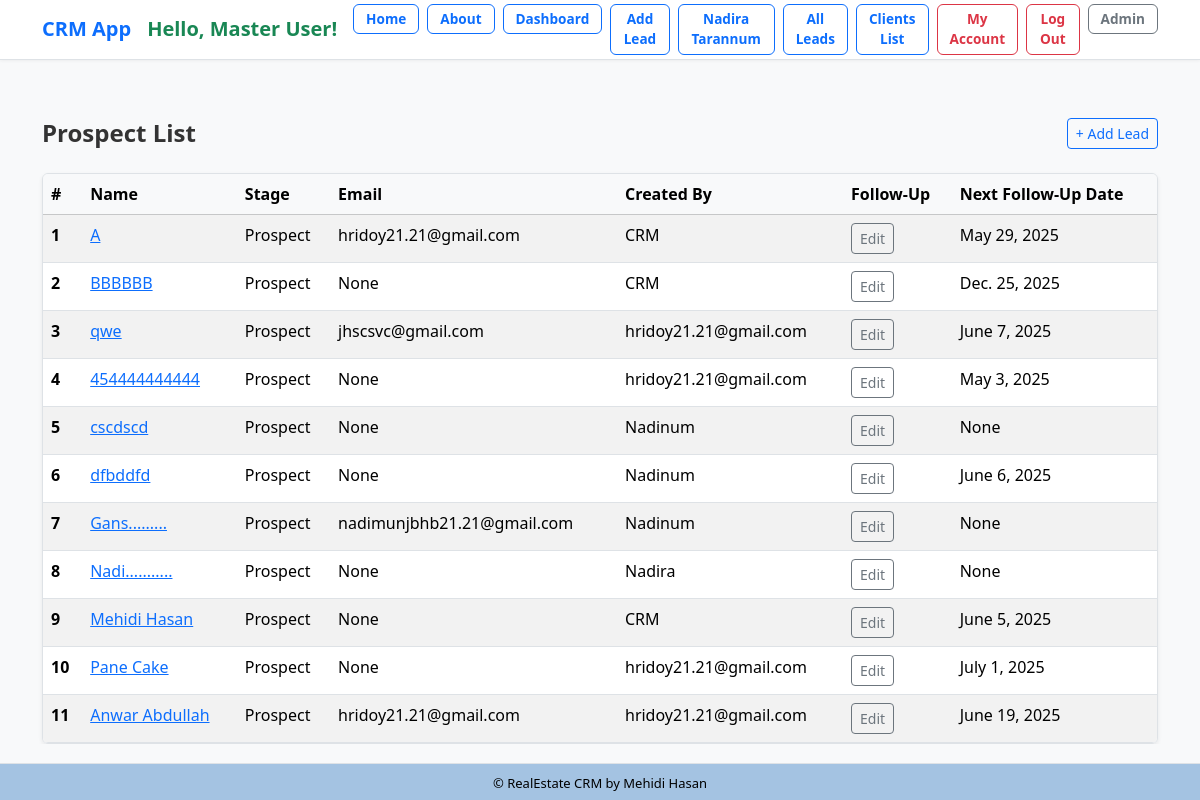
Before: /leads/prospect/ (signed in) with the older database file.
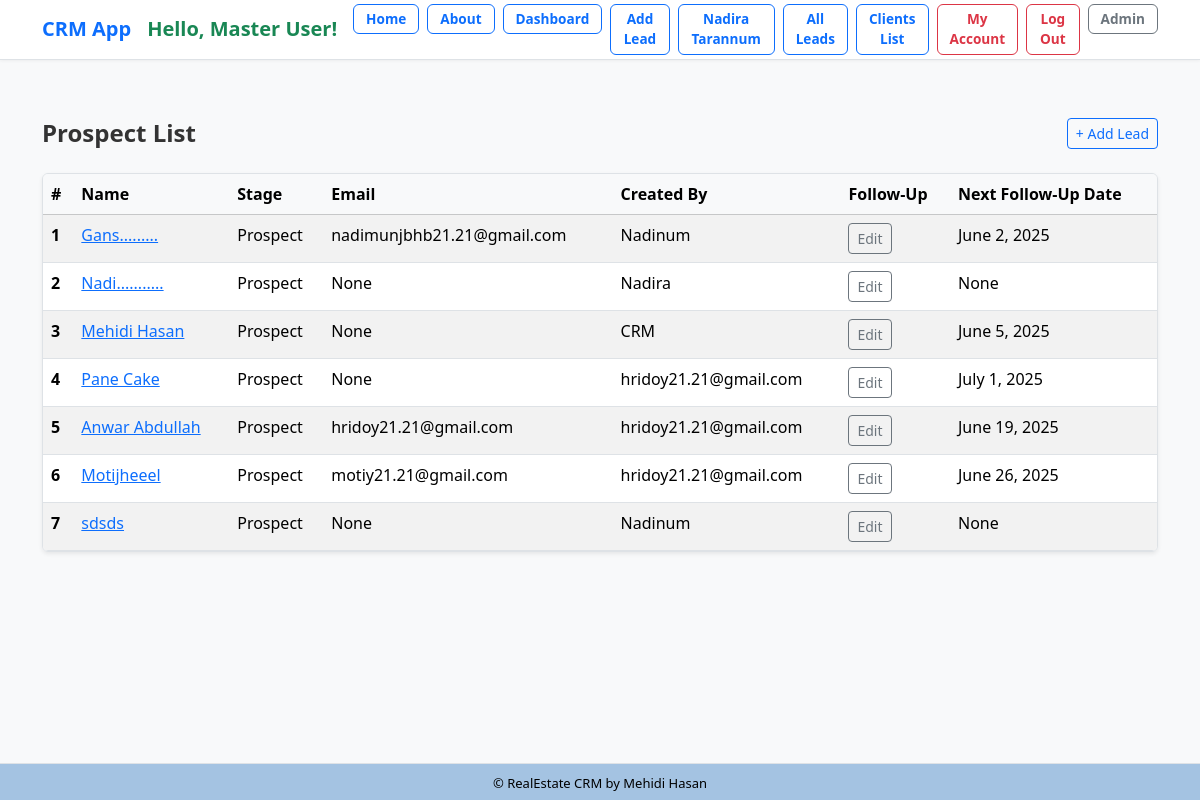
After: the same page with the newer database file.
### lead/models.py (models this page shows, shortened)
class Lead(models.Model):
    LEAD_STAGE_CHOICES = (
        ('lead', 'Lead'),
        ('prospect', 'Prospect'),
        ('high_prospect', 'High Prospect'),
        ('sold_onboard', 'Sold/On-board'),
        ('hold', 'Hold'),
        ('lost', 'Lost'),
        ('junk', 'Junk'),
    )
    PROFESSION_CHOICES = (
        ('doctor', 'Doctor'),
        ('artist', 'Artist'),
        ('engineer', 'Engineer'),
        ('teacher', 'Teacher'),
        ('student', 'Student'),
        ('other', 'Other'),
    )
    PROJECT_CHOICES = (
        ('grand', 'Grand'),
        ('majestic', 'Majestic'),
        ('skyvilla', 'Skyvilla'),
        ('maxus', 'Maxus'),
        ('other', 'Other'),
    )
    PROPERTY_STATUS_CHOICES = (
        ('ready', 'Ready'),
        ('initial', 'Initial'),
        ('going', 'Going'),
    )
    PREFERRED_LOCATION_CHOICES = (
        ('banani', 'Banani'),
        ('gulshan', 'Gulshan'),
        ('badda', 'Badda'),
        ('dhanmondi', 'Dhanmondi'),
        ('other', 'Other'),
    )
    COMPANY_CHOICES = (
        ('rupayanhousing', 'Rupayan Housing'),
        ('rupayancityuttara', 'Rupayan City Uttara'),
        ('other', 'Other'),
    )
    INTERESTED_PROJECT_BUILDING_CHOICES = (
        ('grand-building-12', 'Grand Building 12'),
        ('majestic-building-5', 'Majestic Building 5'),
        ('skyvilla-building-3', 'Skyvilla Building 3'),
        ('maxus-building-8', 'Maxus Building 8'),
        ('other', 'Other'),
    )
    UNIT_SIZE_CHOICES = (
        ('2000-2500', '2000-2500 sqft'),
        ('200-300', '200-300 sqft'),
        ('300-400', '300-400 sqft'),
        ('2500-3000', '2500-3000 sqft'),
        ('3000-3500', '3000-3500 sqft'),
        ('3500-4000', '3500-4000 sqft'),
        ('4000+', '4000+ sqft'),
        ('other', 'Other'),
    )
    PREFERENCE_FLOOR = (
        ('1st', '1st Floor'),
        ('2nd', '2nd Floor'),
        ('3rd', '3rd Floor'),
        ('4th', '4th Floor'),
        ('5th', '5th Floor'),
        ('6th', '6th Floor'),
        ('7th', '7th Floor'),
        ('8th', '8th Floor'),
        ('9th', '9th Floor'),
        ('10th', '10th Floor'),
        ('11th', '11th Floor'),
        ('12th', '12th Floor'),
        ('13th', '13th Floor'),
        ('14th', '14th Floor'),
        ('15th', '15th Floor'),
    )
    FACING_CHOICES = (
        ('east', 'East'),
        ('west', 'West'),
        ('north', 'North'),
        ('south', 'South'),
        ('north-east', 'North-East'),
        ('north-west', 'North-West'),
        ('south-east', 'South-East'),
        ('south-west', 'South-West'),
        ('other', 'Other'),
    )
    VIEW_CHOICES = (
        ('road', 'Road'),
        ('park', 'Park'),
        ('lake', 'Lake'),
        ('city', 'City'),
        ('other', 'Other'),
    )
    BUDGET_CHOICES = (
        ('less-than-50-lakh', 'Less than 50 Lakh'),
        ('less-than-1-crore', 'Less than 1 Crore'),
        ('1-crore-to-2-crore', '1 Crore to 2 Crore'),
        ('2-crore-to-3-crore', '2 Crore to 3 Crore'),
        ('3-crore-to-4-crore', '3 Crore to 4 Crore'),
        ('4-crore-to-5-crore', '4 Crore to 5 Crore'),
        ('more-than-5-crore', 'More than 5 Crore'),
        ('other', 'Other'),
    )
    LEAD_SOURCE_CHOICES = (
        ('sgl', 'SGL'),
        ('walkin', 'Walk-in'),
        ('other', 'Other'),
    )
    SUB_SOURCE_CHOICES = (
        ('ownsource', 'Own Source'),
        ('referral', 'Referral'),
        ('doorto-door', 'Door to Door'),
        ('social-media', 'Social Media'),
        ('online-advertisement', 'Online Advertisement'),
        ('other', 'Other'),
    )
    TEAM_LEADER_CHOICES = (
        ('iktadul', 'Iktadul'),
        ('salman', 'Salman'),
        ('other', 'Other'),
    )
    FOLLOWUP_STATUS_CHOICES = (
        ('call', 'Call'),
        ('email', 'Email'),
        ('int Meeting', 'Int Meeting'),
        ('Ext Meeting', 'Ext Meeting'),
        ('project visit', 'Project Visit'),
        ('sold', 'Sold'),
        ('onboard', 'On-board'),
        ('junk', 'Junk'),
    )
    name = models.CharField("Name", max_length=50)
    team = models.ForeignKey(Team, on_delete=models.CASCADE, null=True, blank=True)
    phone = models.CharField(
    "Phone",
        max_length=11,
        unique=True,
        validators=[
            RegexValidator(
                regex=r'^\d{11}$',
                message='Phone number must contain only numbers.',
                code='invalid_phone'
            )
        ]
    )
    present_address = models.CharField("Present Address", max_length=20, choices=PREFERRED_LOCATION_CHOICES, blank=True, null=True)
    primaryemail = models.EmailField("Primary Email", blank=True, null=True)
    secondaryemail = models.EmailField("Secondary Email", blank=True, null=True)
    profession = models.CharField("Profession", max_length=20, choices=PROFESSION_CHOICES, blank=True, null=True)
    resident = models.CharField("Resident", max_length=100, blank=True, null=True)
    notes = models.TextField("Notes", blank=True, null=True)
    projecttype = models.CharField("Project Type", max_length=20, choices=PROJECT_CHOICES, blank=True, null=True)
    projectstatus = models.CharField("Project Status", max_length=20, choices=PROPERTY_STATUS_CHOICES, default='ready', blank=True, null=True)
    preferred_location = models.CharField("Preferred Location", max_length=20, choices=PREFERRED_LOCATION_CHOICES, blank=True, null=True)
    company = models.CharField("Company", max_length=20, choices=COMPANY_CHOICES, default="rupayancityuttara", null=True)
    interested_project_building = models.CharField("Interested Project Building", max_length=30, choices=INTERESTED_PROJECT_BUILDING_CHOICES, blank=True, null=True)
    unit_size = models.CharField("Unit Size", max_length=20, choices=UNIT_SIZE_CHOICES, blank=True, null=True)
    preference_floor = models.CharField("Preference Floor", max_length=20, choices=PREFERENCE_FLOOR, blank=True, null=True)
    facing = models.CharField("Facing", max_length=20, choices=FACING_CHOICES, blank=True, null=True)
    view = models.CharField("View", max_length=20, choices=VIEW_CHOICES, blank=True, null=True)
    budget = models.CharField("Budget", max_length=20, choices=BUDGET_CHOICES, blank=True, null=True)
    leadsource = models.CharField("Lead Source", max_length=20, choices=LEAD_SOURCE_CHOICES, default='sgl', blank=True, null=True)
    subsource = models.CharField("Sub Source", max_length=20, choices=SUB_SOURCE_CHOICES, default='ownsource',blank=True, null=True)
    teamleader = models.CharField("Team Leader", max_length=20, choices=TEAM_LEADER_CHOICES, default='iktadul',blank=True, null=True)
    description = models.TextField("Description", blank=True, null=True)
    converted_to_client = models.BooleanField("Converted to Client", default=False)
    created_by = models.ForeignKey(User, related_name='leads', on_delete=models.CASCADE)
    created_at = models.DateTimeField("Created At", auto_now_add=True)
    modified_at = models.DateTimeField("Modified At", auto_now=True)
    followup_by = models.CharField("Follow Up By", max_length=50, choices=FOLLOWUP_STATUS_CHOICES, blank=True, null=True)
    lead_status = models.CharField("Lead Status", max_length=20, choices=LEAD_STAGE_CHOICES, default="lead", null=True)
    next_followup_by = models.CharField(max_length=20, choices=FOLLOWUP_STATUS_CHOICES, blank=True, null=True)
    next_followup_date = models.DateField("Next Follow Up Date", blank=True, null=True)
    modified_at = models.DateTimeField(auto_now=True)
    unique_id = models.CharField(max_length=255, unique=True, blank=True, null=True)

### dashboard/views.py (the view)
# urls.py: path('leads/prospect/', views.prospect_leads, name='prospect_leads'),
@login_required
def prospect_leads(request):
    if request.user.is_superuser:
        leads = Lead.objects.filter( lead_status='prospect')
    else:
        leads = Lead.objects.filter( created_by=request.user,lead_status='prospect'
        )
    total_prospect_leads = leads.count()
    return render(request, 'dashboard/prospect_leads.html', {
        'leads': leads,
        'total_prospect_leads': total_prospect_leads,
    })

### dashboard/templates/dashboard/prospect_leads.html (shortened to what this page needs)
{% extends 'crm/base.html' %}
{% block content %}
<div class="d-flex justify-content-between align-items-center mb-4">
    <h1 class="h4 fw-semibold mb-0">Prospect List</h1>
    <a class="btn btn-outline-primary btn-sm" href="{% url 'lead:addlead' %}">+ Add Lead</a>
</div>
{% if leads %}
    <div class="table-responsive shadow-sm rounded border">
        <table class="table table-hover table-striped mb-0">
            <thead class="table-light">
                <tr>
                    <th scope="col">#</th>
                    <th scope="col">Name</th>
                    <th scope="col">Stage</th>
                    <th scope="col">Email</th>
                    <th scope="col">Created By</th>
                    <th scope="col">Follow-Up</th>
                    <th scope="col" > Next Follow-Up Date</th>
                </tr>
            </thead>
            <tbody>
                {% for lead in leads %}
                    <tr>
                        <th scope="row">{{ forloop.counter }}</th>
                        <td><a href="{% url 'lead:lead_change_history' lead.id %}">{{ lead.name }}</a></td>
                        <td>{{ lead.get_lead_status_display }}</td>
                        <td>{{ lead.primaryemail }}</td>
                        <td>{{ lead.created_by }}</td>
                        <td> <a href="{% url 'edit_leads' lead.id %}?redirect_to=prospect_leads" class="btn btn-sm btn-outline-secondary">Edit</a></td>
                        <td>{{ lead.next_followup_date }}</td>
                    </tr>
                {% endfor %}
            </tbody>
        </table>
    </div>
{% else %}
    <div class="alert alert-light border text-center" role="alert">
        No leads found.
    </div>
{% endif %}
{% endblock %}

### crm/templates/crm/base.html (shortened to what this page needs)
{% load static %}
<!DOCTYPE html>
<html lang="en">
<head>
  <link href="https://cdn.jsdelivr.net/npm/bootstrap@5.3.3/dist/css/bootstrap.min.css" rel="stylesheet">
  <link rel="stylesheet" type="text/css" href="{% static 'css/styles.css' %}">
</head>
<body>
  <nav class="navbar navbar-expand-lg navbar-light bg-white border-bottom py-1 fixed-top" >
    <div class="container">
<a class="navbar-brand fw-bold text-primary d-flex align-items-center" href="{% url 'index' %}">
  <span class="me-3">CRM App</span>
  {% if request.user.is_authenticated %}
    {% if user.first_name or user.last_name %}
      <span class="text-success fw-bold">
        Hello, {{ user.first_name }} {{ user.last_name }}!
      </span>
    {% else %}
      <span class="text-success fw-bold">Hello!</span>
    {% endif %}
  {% endif %}
</a>
      <div class="collapse navbar-collapse justify-content-end" id="navbarContent">
        <ul class="navbar-nav gap-2">
          <li class="nav-item">
            <a class="btn btn-outline-primary fw-bold  btn-sm" href="{% url 'index' %}">Home</a>
          </li>
          <li class="nav-item">
            <a class="btn btn-outline-primary fw-bold btn-sm" href="{% url 'about' %}">About</a>
          </li>
          {% if request.user.is_authenticated %}
            <li class="nav-item">
              <a class="btn btn-outline-primary fw-bold btn-sm" href="{% url 'dashboard' %}">Dashboard</a>
            </li>
            <li class="nav-item">
              <a class="btn btn-outline-primary fw-bold btn-sm" href="{% url 'lead:addlead' %}">Add Lead</a>
            </li>
            {% if request.user.username == "CRM" or request.user.username == "Nadira" %}
              <li class="nav-item">
                <a class="btn btn-outline-primary fw-bold btn-sm" href="{% url 'nadira' %}">Nadira Tarannum</a>
              </li>
            {% endif %}
            <li class="nav-item">
              <a class="btn btn-outline-primary fw-bold btn-sm" href="{% url 'lead:leads_list' %}">All Leads</a>
            </li>
            <li class="nav-item">
              <a class="btn btn-outline-primary fw-bold btn-sm" href="{% url 'client_list' %}">Clients List</a>
            </li>
            <li class="nav-item">
              <a class="btn btn-outline-danger fw-bold btn-sm" href="{% url 'myaccount' %}">My Account</a>
            </li>
            <li>
              <a href="{% url 'logout' %}" class="btn btn-outline-danger fw-bold btn-sm">
            Log Out
          </a>
            </li>
            <li class="nav-item">
              <a class="btn btn-outline-secondary fw-bold btn-sm" href="{% url 'admin:index' %}">Admin</a>
            </li>
          {% endif %}
        </ul>
      </div>
    </div>
  </nav>
  <div class="container mt-5 position-relative overflow-hidden" style="min-height: 60vh; z-index: 0;">
    {% block content %}{% endblock %}
  </div>
<footer class="text-center fixed-bottom" style="background-color: #a4c3e2; padding: 6px 0; border-top: 1px solid #dee2e6;">
  <div class="container">
    <span style="color: #000; font-size: 13px;">&copy; {{ now|date:"Y" }} RealEstate CRM by Mehidi Hasan</span>
  </div>
</footer>
</body>
</html>

### crm/static/css/styles.css (style rules this page uses)
body { font-family: "Segoe UI", Roboto, sans-serif; background-color: #f8f9fa; }
.navbar { box-shadow: 0 1px 3px rgba(0, 0, 0, 0.05); }
.navbar .btn { padding: 4px 12px; font-size: 0.85rem; border-radius: 0.375rem; }
.container h1, .container h3 { color: #333; }
.table thead th { position: sticky; top: 0; background-color: #f8f9fa; z-index: 10; }

### crm/templates/crm/base.html (style rules this page uses)
body { padding-top: 70px; padding-bottom: 60px; }

Changed rows visible on the page:
removed Lead: name "A", lead_status "Prospect", primaryemail "hridoy21.21@gmail.com", created_by "CRM", next_followup_date "May 29, 2025"
removed Lead: name "BBBBBB", lead_status "Prospect", primaryemail "None", created_by "CRM", next_followup_date "Dec. 25, 2025"
removed Lead: name "qwe", lead_status "Prospect", primaryemail "jhscsvc@gmail.com", created_by "hridoy21.21@gmail.com", next_followup_date "June 7, 2025"
removed Lead: name "454444444444", lead_status "Prospect", primaryemail "None", created_by "hridoy21.21@gmail.com", next_followup_date "May 3, 2025"
removed Lead: name "cscdscd", lead_status "Prospect", primaryemail "None", created_by "Nadinum", next_followup_date "None"
removed Lead: name "dfbddfd", lead_status "Prospect", primaryemail "None", created_by "Nadinum", next_followup_date "June 6, 2025"
changed Lead "nadimunjbhb21.21@gmail.com": next_followup_date "None" → "June 2, 2025"
added Lead: name "Motijheeel", lead_status "Prospect", primaryemail "motiy21.21@gmail.com", created_by "hridoy21.21@gmail.com", next_followup_date "June 26, 2025"
added Lead: name "sdsds", lead_status "Prospect", primaryemail "None", created_by "Nadinum", next_followup_date "None"
